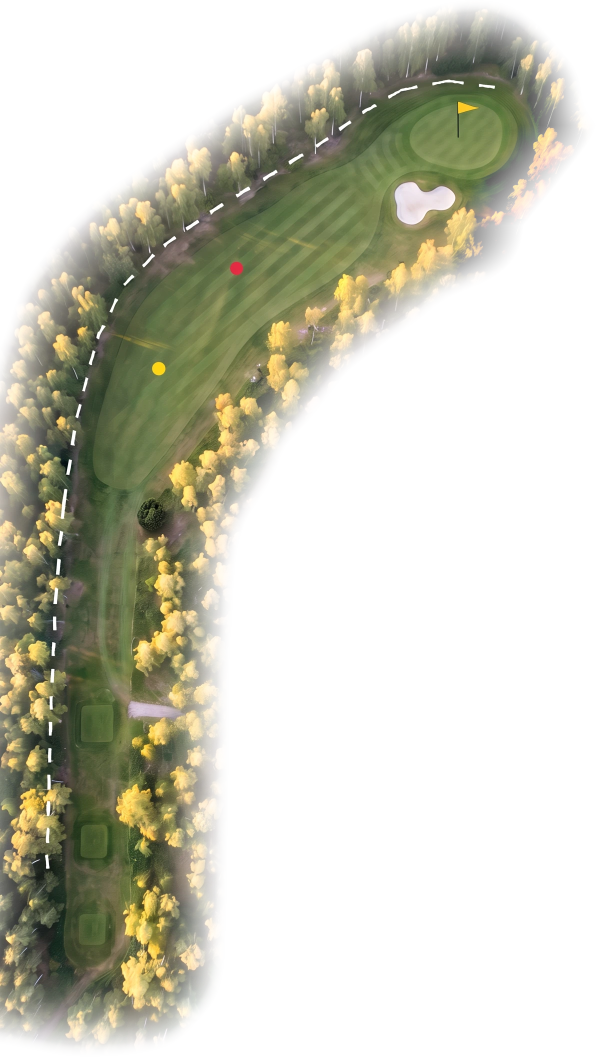
#> input picture klubbar/glasriket/typbilder/hal-14.webp, 1192 x 2114 px, found by its file name (shown at 1/2 size)
$ python stil_med_originalets_siluett.py ../klubbar/glasriket/typbilder/hal-14.webp ../klubbar/glasriket/typbilder/hal-14.webp
#> lines starting #> are read from the running program, lines starting #| are printed output that depends on the picture
# Stilbild med originalets alfakanal: exakt samma siluett och uttoning som spikade hål 14-kortet.
import sys
from PIL import Image
src, dst = sys.argv[1], sys.argv[2]
orig = Image.open('/home/user/Golfholes/klubbar/glasriket/typbilder/hal-14.webp').convert('RGBA')
#> orig is the input picture: PIL image 1192x2114 RGBA; mean R, G, B, A 171.1, 163.9, 142.6, 97.9
im = Image.open(src).convert('RGB').crop((100, 100, 1292, 2214))
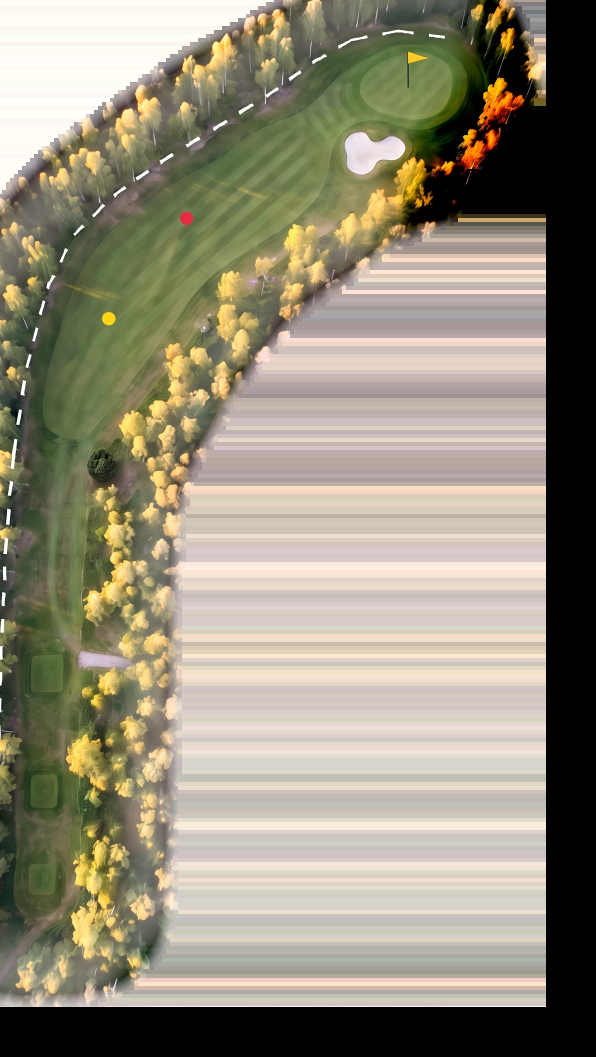
#> im: PIL image 1192x2114 RGB (shown at 1/2 size); mean R, G, B 147.5, 141.1, 122
im.putalpha(orig.split()[-1]); im.save(dst)
#> after `im.putalpha(orig.split()[-1])`:
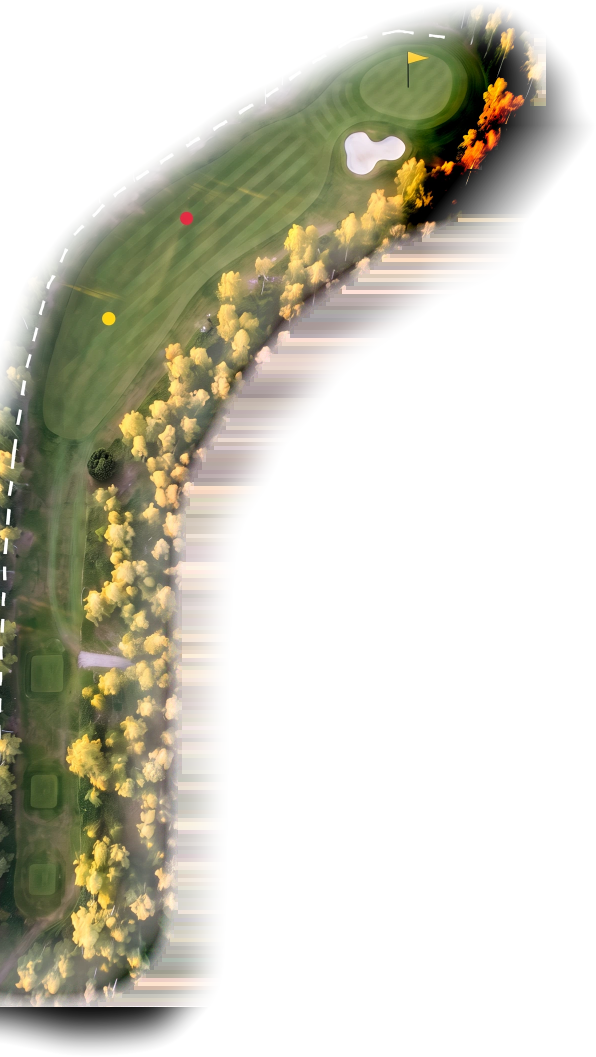
#> im: PIL image 1192x2114 RGBA (shown at 1/2 size); mean R, G, B, A 147.5, 141.1, 122, 97.9; transparent parts drawn white
